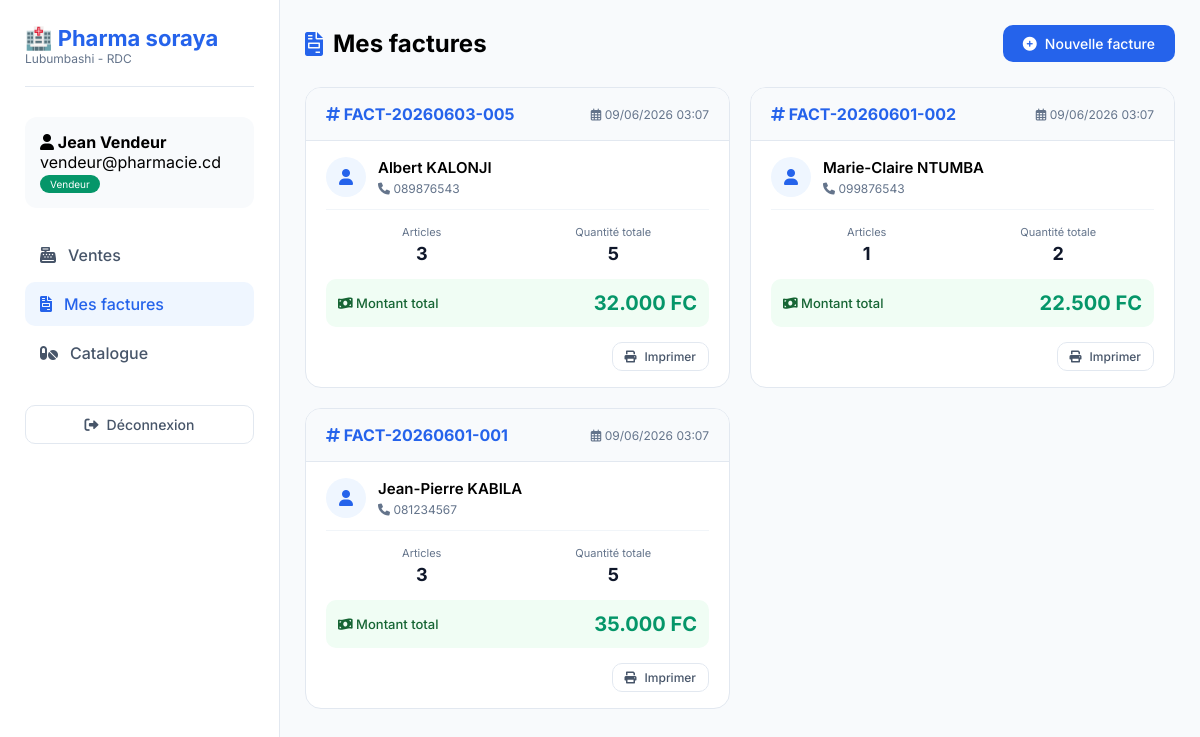
Screenshot of /utilisateur.php?section=factures (signed in) with the database file from the repository.
### tables this page shows
CREATE TABLE IF NOT EXISTS `factures` (
  `id` int NOT NULL AUTO_INCREMENT COMMENT 'Identifiant unique',
  `numero_facture` varchar(50) NOT NULL COMMENT 'Numéro unique de la facture (ex: FACT-20260609-001)',
  `date_facture` timestamp NULL DEFAULT CURRENT_TIMESTAMP COMMENT 'Date et heure de la facture',
  `client_nom` varchar(100) NOT NULL COMMENT 'Nom du client',
  `client_telephone` varchar(50) DEFAULT NULL COMMENT 'Téléphone du client',
  `client_adresse` text COMMENT 'Adresse du client',
  `total_ht` decimal(10,2) NOT NULL DEFAULT '0.00' COMMENT 'Total hors taxes',
  `total_ttc` decimal(10,2) NOT NULL DEFAULT '0.00' COMMENT 'Total toutes taxes comprises',
  `vendeur_id` int DEFAULT NULL COMMENT 'ID du vendeur qui a fait la vente',
  `vendeur_nom` varchar(100) DEFAULT NULL COMMENT 'Nom du vendeur',
  `statut` enum('payée','impayée','annulée') DEFAULT 'payée' COMMENT 'Statut de la facture',
  `notes` text COMMENT 'Notes supplémentaires',
  PRIMARY KEY (`id`),
  UNIQUE KEY `numero_facture` (`numero_facture`),
  KEY `idx_numero` (`numero_facture`),
  KEY `idx_date` (`date_facture`),
  KEY `idx_client` (`client_nom`),
  KEY `vendeur_id` (`vendeur_id`)
);

### config.php (called while the page is built, shortened)
<?php
function format_prix($montant) {
    return number_format((float)$montant, 0, ',', '.') . ' FC';
}
function securiser($texte) {
    return htmlspecialchars(trim($texte), ENT_QUOTES, 'UTF-8');
}
?>

### utilisateur.php (the view, shortened to what this page needs)
<?php
require_once 'config.php';
$page_active = isset($_GET['section']) ? $_GET['section'] : 'ventes';
$medicaments = $pdo->query("SELECT id, nom, code, prix_vente, quantite_stock, photo FROM medicaments WHERE quantite_stock > 0 ORDER BY nom")->fetchAll();
$factures = $pdo->query("
    SELECT f.*,
           (SELECT COUNT(*) FROM ventes WHERE facture_id = f.id) as nb_articles,
           (SELECT SUM(quantite) FROM ventes WHERE facture_id = f.id) as total_articles
    FROM factures f
    WHERE f.vendeur_id = " . $_SESSION['user_id'] . "
    ORDER BY f.date_facture DESC
    LIMIT 50
")->fetchAll();
?>
<!DOCTYPE html>
<html lang="fr">
<head>
    <link rel="stylesheet" href="https://cdnjs.cloudflare.com/ajax/libs/font-awesome/6.0.0/css/all.min.css">
</head>
<body>
    <div class="sidebar">
        <div class="logo"><h2>🏥 <span>Pharma soraya</span></h2><p style="font-size:12px; color:#64748b;">Lubumbashi - RDC</p></div>
        <div class="user-info">
            <h4><i class="fas fa-user"></i> <?= securiser($_SESSION['user_nom']) ?></h4>
            <p><?= securiser($_SESSION['user_email']) ?></p>
            <span class="badge">Vendeur</span>
        </div>
        <ul class="nav-links">
            <li><a href="?section=ventes" class="<?= $page_active == 'ventes' ? 'active' : '' ?>"><i class="fas fa-cash-register"></i> Ventes</a></li>
            <li><a href="?section=factures" class="<?= $page_active == 'factures' ? 'active' : '' ?>"><i class="fas fa-file-invoice"></i> Mes factures</a></li>
            <li><a href="?section=medicaments" class="<?= $page_active == 'medicaments' ? 'active' : '' ?>"><i class="fas fa-pills"></i> Catalogue</a></li>
        </ul>
        <div style="margin-top: 30px;"><a href="logout.php" class="btn btn-outline" style="width:100%; justify-content:center;"><i class="fas fa-sign-out-alt"></i> Déconnexion</a></div>
    </div>
    <div class="main-content">
        <?php if ($page_active == 'ventes'): ?>
            <div class="header">
                <h1><i class="fas fa-cash-register" style="color:#2563eb;"></i> Nouvelle vente</h1>
                <button onclick="viderPanier()" class="btn btn-outline btn-sm" id="viderPanierBtn" style="display:none;">
                    <i class="fas fa-trash-alt"></i> Vider le panier
                </button>
            </div>
            <div class="vente-container">
                <div class="card">
                    <h3 style="margin-bottom: 20px;"><i class="fas fa-shopping-cart"></i> Panier d'achat</h3>
                    <div style="display: flex; gap: 15px; margin-bottom: 20px;">
                        <select id="medicamentSelect" class="form-control" style="flex:1;">
                            <option value="">-- Sélectionner un médicament --</option>
                            <?php foreach ($medicaments as $med): ?>
                            <option value="<?= $med['id'] ?>" data-nom="<?= securiser($med['nom']) ?>" data-prix="<?= $med['prix_vente'] ?>" data-stock="<?= $med['quantite_stock'] ?>"><?= securiser($med['nom']) ?> - <?= format_prix($med['prix_vente']) ?> (Stock: <?= $med['quantite_stock'] ?>)</option>
                            <?php endforeach; ?>
                        </select>
                        <input type="number" id="quantiteInput" min="1" value="1" class="form-control" style="width: 80px;">
                        <button id="ajouterPanierBtn" class="btn btn-primary"><i class="fas fa-cart-plus"></i> Ajouter</button>
                    </div>
                    <div class="panier-header">
                        <span>Produit</span>
                        <span>Quantité</span>
                        <span>Total</span>
                        <span></span>
                    </div>
                    <div id="panierVide" style="text-align: center; padding: 40px;">
                        <i class="fas fa-shopping-cart" style="font-size:48px; color:#cbd5e1; margin-bottom:10px;"></i>
                        <p style="color:#64748b;">Votre panier est vide</p>
                        <p style="font-size:12px; color:#94a3b8;">Ajoutez des médicaments pour commencer</p>
                    </div>
                    <div id="panierItems" style="display: none;"></div>
                    <div id="panierTotal" style="display: none; margin-top: 20px; padding-top: 20px; border-top: 2px solid #f1f5f9; text-align: right;">
                        <span style="font-size: 16px; font-weight: 600;">Total TTC : </span>
                        <span id="totalMontant" style="font-size: 22px; font-weight: 700; color: #059669;">0 FC</span>
                    </div>
                </div>
                <div class="card">
                    <h3 style="margin-bottom: 20px;"><i class="fas fa-user"></i> Informations client</h3>
                    <form method="POST" id="factureForm">
                        <input type="hidden" name="items" id="itemsInput">
                        <div class="form-group client-search">
                            <label>Nom du client *</label>
                            <input type="text" name="client_nom" id="clientNom" class="form-control" required placeholder="Rechercher ou saisir un nom..." autocomplete="off">
                            <div id="clientSuggestions" class="client-suggestions"></div>
                        </div>
                        <div class="form-group">
                            <label>Téléphone</label>
                            <div style="display:flex;">
                                <span style="background:#f1f5f9; padding:10px 12px; border:1px solid #e2e8f0; border-right:none; border-radius:8px 0 0 8px;">+243</span>
                                <input type="text" name="client_telephone" id="clientTelephone" class="form-control" placeholder="812345678" style="border-radius:0 8px 8px 0;">
                            </div>
                        </div>
                        <div class="form-group">
                            <label>Adresse</label>
                            <input type="text" name="client_adresse" id="clientAdresse" class="form-control" placeholder="Lubumbashi, Golf, Q. Industriel">
                        </div>
                        <button type="submit" name="action_creer_facture" id="validerVenteBtn" class="btn btn-success" style="width:100%; padding: 14px;">
                            <i class="fas fa-check-circle"></i> Créer la facture
                        </button>
                    </form>
                </div>
            </div>
        <?php elseif ($page_active == 'factures'): ?>
            <div class="header">
                <h1><i class="fas fa-file-invoice" style="color:#2563eb;"></i> Mes factures</h1>
                <a href="?section=ventes" class="btn btn-primary"><i class="fas fa-plus-circle"></i> Nouvelle facture</a>
            </div>
            <?php if (count($factures) > 0): ?>
                <div class="factures-grid">
                    <?php foreach ($factures as $facture): ?>
                    <div class="facture-card">
                        <div class="facture-card-header">
                            <span class="facture-numero"><i class="fas fa-hashtag"></i> <?= securiser($facture['numero_facture']) ?></span>
                            <span class="facture-date"><i class="far fa-calendar-alt"></i> <?= date('d/m/Y H:i', strtotime($facture['date_facture'])) ?></span>
                        </div>
                        <div class="facture-card-body">
                            <div class="facture-client">
                                <div class="client-avatar">
                                    <i class="fas fa-user"></i>
                                </div>
                                <div class="client-info">
                                    <h4><?= securiser($facture['client_nom']) ?></h4>
                                    <?php if ($facture['client_telephone']): ?>
                                        <p><i class="fas fa-phone"></i> <?= $facture['client_telephone'] ?></p>
                                    <?php endif; ?>
                                </div>
                            </div>
                            <div class="facture-stats">
                                <div class="stat-item">
                                    <div class="stat-label">Articles</div>
                                    <div class="stat-value"><?= $facture['nb_articles'] ?></div>
                                </div>
                                <div class="stat-item">
                                    <div class="stat-label">Quantité totale</div>
                                    <div class="stat-value"><?= $facture['total_articles'] ?? 0 ?></div>
                                </div>
                            </div>
                            <div class="facture-total">
                                <span class="total-label"><i class="fas fa-money-bill-wave"></i> Montant total</span>
                                <span class="total-amount"><?= format_prix($facture['total_ttc']) ?></span>
                            </div>
                            <div class="facture-actions">
                                <a href="?section=factures&view_facture=<?= $facture['id'] ?>" class="btn btn-outline btn-sm">
                                    <i class="fas fa-print"></i> Imprimer
                                </a>
                            </div>
                        </div>
                    </div>
                    <?php endforeach; ?>
                </div>
            <?php endif; ?>
        <?php endif; ?>
    </div>
</body>
</html>

### utilisateur.php (style rules this page uses)
* { margin: 0; padding: 0; box-sizing: border-box; }
body { font-family: 'Inter', sans-serif; background: #f8fafc; display: flex; min-height: 100vh; }
.sidebar { width: 280px; background: white; border-right: 1px solid #e2e8f0; padding: 25px; position: fixed; height: 100vh; overflow-y: auto; }
.logo { margin-bottom: 30px; padding-bottom: 20px; border-bottom: 1px solid #e2e8f0; }
.logo h2 { font-size: 22px; color: #0f172a; }
.logo span { color: #2563eb; }
.user-info { background: #f8fafc; padding: 15px; border-radius: 12px; margin-bottom: 25px; }
.badge { background: #059669; color: white; padding: 3px 10px; border-radius: 20px; font-size: 10px; display: inline-block; }
.nav-links { list-style: none; }
.nav-links li { margin-bottom: 5px; }
.nav-links a { display: flex; align-items: center; gap: 12px; padding: 12px 15px; color: #475569; text-decoration: none; border-radius: 10px; font-weight: 500; transition: all 0.2s; }
.nav-links a:hover, .nav-links a.active { background: #eff6ff; color: #2563eb; }
.main-content { flex: 1; margin-left: 280px; padding: 25px; }
.header { display: flex; justify-content: space-between; align-items: center; margin-bottom: 25px; }
.header h1 { font-size: 24px; display: flex; align-items: center; gap: 10px; }
.btn { display: inline-flex; align-items: center; gap: 8px; padding: 10px 20px; border-radius: 10px; text-decoration: none; font-size: 14px; font-weight: 500; border: none; cursor: pointer; transition: all 0.2s; }
.btn-primary { background: #2563eb; color: white; }
.btn-outline { background: transparent; border: 1px solid #e2e8f0; color: #475569; }
.btn-sm { padding: 6px 12px; font-size: 12px; }
.factures-grid { display: grid; grid-template-columns: repeat(auto-fill, minmax(380px, 1fr)); gap: 20px; }
.facture-card { background: white; border-radius: 16px; border: 1px solid #e2e8f0; overflow: hidden; transition: all 0.2s; }
.facture-card-header { background: #f8fafc; padding: 16px 20px; border-bottom: 1px solid #e2e8f0; display: flex; justify-content: space-between; align-items: center; }
.facture-numero { font-weight: 700; font-size: 16px; color: #2563eb; }
.facture-date { font-size: 12px; color: #64748b; }
.facture-card-body { padding: 16px 20px; }
.facture-client { display: flex; align-items: center; gap: 12px; margin-bottom: 15px; padding-bottom: 12px; border-bottom: 1px solid #f1f5f9; }
.client-avatar { width: 40px; height: 40px; background: #eff6ff; border-radius: 50%; display: flex; align-items: center; justify-content: center; color: #2563eb; }
.client-info h4 { font-size: 15px; font-weight: 600; margin-bottom: 4px; }
.client-info p { font-size: 12px; color: #64748b; }
.facture-stats { display: flex; justify-content: space-between; margin-bottom: 15px; }
.stat-item { text-align: center; flex: 1; }
.stat-label { font-size: 11px; color: #64748b; margin-bottom: 4px; }
.stat-value { font-weight: 700; font-size: 18px; color: #0f172a; }
.facture-total { background: #f0fdf4; padding: 12px; border-radius: 10px; display: flex; justify-content: space-between; align-items: center; margin-bottom: 15px; }
.total-label { font-size: 13px; font-weight: 500; color: #166534; }
.total-amount { font-size: 20px; font-weight: 700; color: #059669; }
.facture-actions { display: flex; gap: 8px; justify-content: flex-end; }

### rows the page displays
factures: numero_facture "FACT-20260603-005", date_facture "09/06/2026 03:07", client_nom "Albert KALONJI", client_telephone "089876543", nb_articles "3", total_articles "5", total_ttc "32.000 FC"
factures: numero_facture "FACT-20260601-002", date_facture "09/06/2026 03:07", client_nom "Marie-Claire NTUMBA", client_telephone "099876543", nb_articles "1", total_articles "2", total_ttc "22.500 FC"
factures: numero_facture "FACT-20260601-001", date_facture "09/06/2026 03:07", client_nom "Jean-Pierre KABILA", client_telephone "081234567", nb_articles "3", total_articles "5", total_ttc "35.000 FC"

### other values shown
securiser($_SESSION['user_nom']) "Jean Vendeur"
securiser($_SESSION['user_email']) "vendeur@pharmacie.cd"
